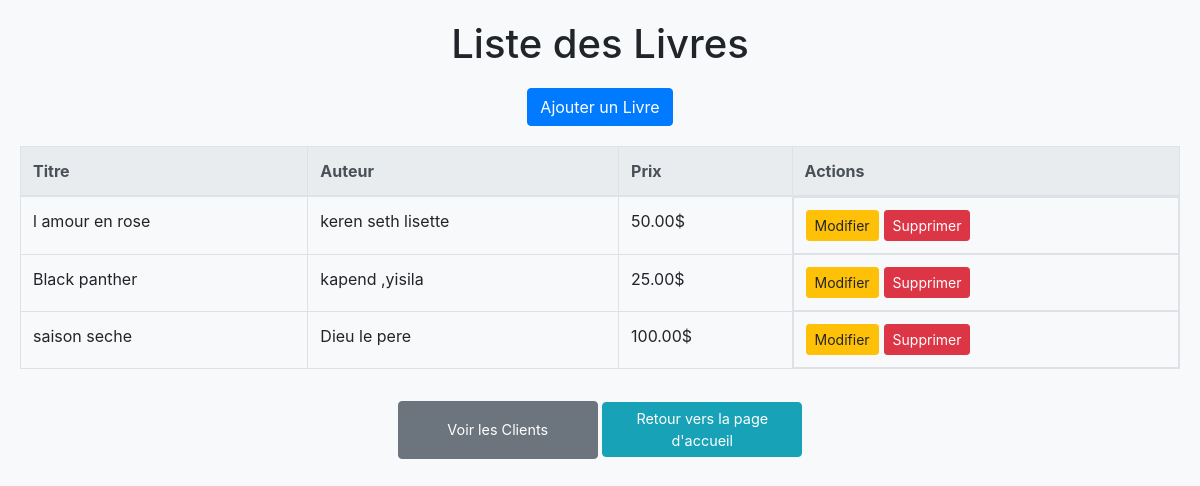
The page /books/livres/ on the database its author committed.
### books/models.py (models this page shows, shortened)
class Livre(models.Model):
    titre = models.CharField(max_length=200)
    auteur = models.CharField(max_length=200)
    prix = models.DecimalField(max_digits=6, decimal_places=2)

### books/views.py (the view)
# urls.py: path('livres/', views.liste_livres, name='liste_livres'),  # Route pour voir la liste des livres
def liste_livres(request):
    livres = Livre.objects.all()
    return render(request, 'books/liste_livre.html', {'livres': livres})

### books/templates/books/liste_livre.html (shortened to what this page needs)
<!DOCTYPE html>
<html lang="fr">
<head>
    <link rel="stylesheet" href="https://stackpath.bootstrapcdn.com/bootstrap/4.5.2/css/bootstrap.min.css">
</head>
<body>
<h1>Liste des Livres</h1>
<div class="mb-3 text-center">
    <a href="{% url 'ajouter_livre' %}" class="btn btn-primary">Ajouter un Livre</a>
</div>
<table class="table table-bordered">
    <thead class="thead-light">
        <tr>
            <th>Titre</th>
            <th>Auteur</th>
            <th>Prix</th>
            <th>Actions</th>
        </tr>
    </thead>
    <tbody>
        {% for livre in livres %}
        <tr>
            <td>{{ livre.titre }}</td>
            <td>{{ livre.auteur }}</td>
            <td>{{ livre.prix }}$</td>
            <td class="action-buttons">
                <a href="{% url 'modifier_livre' livre.id %}" class="btn btn-warning btn-sm">Modifier</a>
                <a href="{% url 'supprimer_livre' livre.id %}" class="btn btn-danger btn-sm">Supprimer</a>
            </td>
        </tr>
        {% endfor %}
    </tbody>
</table>
<div class="text-center">
    <a href="{% url 'liste_clients' %}" class="btn btn-secondary btn-small mt-3" style="width: 200px; padding: 17px;">Voir les Clients</a>
    <a href="{% url 'accueil' %}" class="btn btn-info btn-small mt-3" style="width: 200px;">Retour vers la page d'accueil</a>
</div>
</body>
</html>

### books/templates/books/liste_livre.html (style rules this page uses)
body { background-color: #f8f9fa; margin: 20px; }
h1 { margin-bottom: 20px; text-align: center; }
.table { margin-top: 20px; }
.action-buttons { display: flex; gap: 5px; }
.btn-small { padding: 5px 10px; font-size: 0.9rem; }

### rows shown on the page
Livre: titre "l amour en rose", auteur "keren seth lisette", prix "50.00"
Livre: titre "Black panther", auteur "kapend ,yisila", prix "25.00"
Livre: titre "saison seche", auteur "Dieu le pere", prix "100.00"
